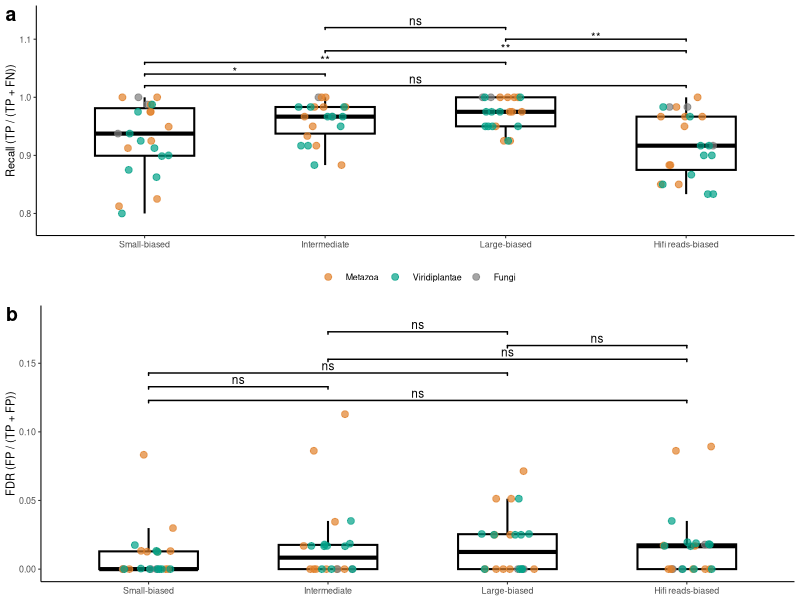
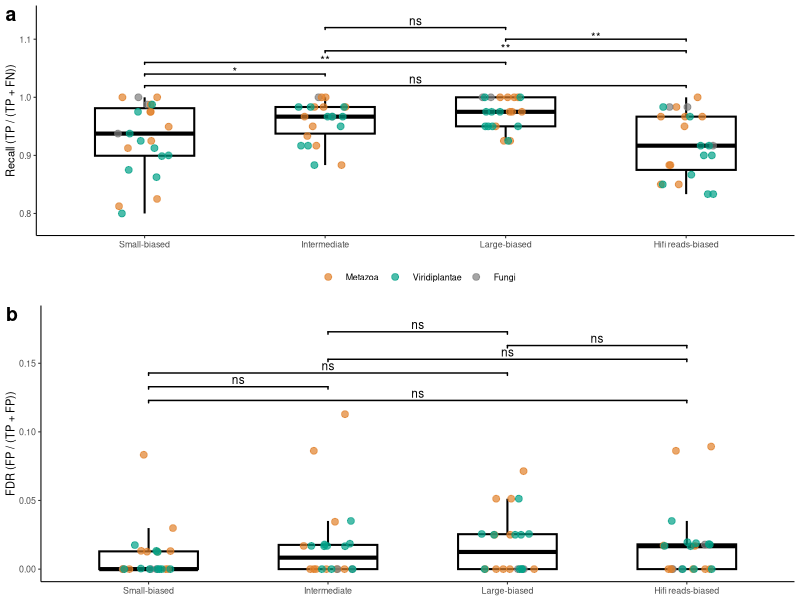

R code for these plots, in order:
library(tidyverse)
library(ggpubr)   # stat_pvalue_manual, ggarrange
library(rstatix)  # add_significance

## -----------------------------
## 1) Read + rename
## -----------------------------
df_raw <- readr::read_csv("summary_stats_all.csv", show_col_types = FALSE) %>%
  dplyr::rename(
    strategy   = Strategy,
    sample     = Sample,
    kingdom    = Kingdom,
    simulated  = Simulated_INV_count,
    called_inv = Called_INV_count,
    tp         = TP,
    fp         = FP,
    fn         = FN,
    precision  = Precision,
    recall     = Recall,
    fdr        = FDR
  ) %>%
  mutate(
    kingdom = factor(kingdom, levels = c("Metazoa", "Viridiplantae", "Fungi"))
  )

## ---- strategy order (add HiFi reads-biased) ----

strategy_levels <- c("Small-biased", "Intermediate", "Large-biased", "Hifi reads-biased")


df <- df_raw %>%
  mutate(strategy = factor(strategy, levels = strategy_levels))

## -----------------------------
## 2) Collapse to one point per sample × strategy (match paired tests)
## -----------------------------
df1 <- df %>%
  group_by(sample, strategy) %>%
  summarise(
    kingdom = dplyr::first(kingdom),
    recall  = mean(recall, na.rm = TRUE),
    fdr     = mean(fdr, na.rm = TRUE),
    .groups = "drop"
  ) %>%
  drop_na(strategy)

## -----------------------------
## 3) Paired Wilcoxon helper
## -----------------------------
pairs <- tibble(
  group1 = c("Small-biased", "Small-biased", "Small-biased",
             "Hifi reads-biased", "Hifi reads-biased",
             "Intermediate"),
  group2 = c("Hifi reads-biased", "Intermediate", "Large-biased",
             "Intermediate", "Large-biased",
             "Large-biased")
)

paired_wilcox_table <- function(dat, value_col, pairs_tbl, p_adjust = "BH") {
  res <- map2_dfr(pairs_tbl$group1, pairs_tbl$group2, function(g1, g2) {
    
    wide <- dat %>%
      filter(strategy %in% c(g1, g2)) %>%
      select(sample, strategy, {{ value_col }}) %>%
      tidyr::pivot_wider(names_from = strategy, values_from = {{ value_col }}) %>%
      tidyr::drop_na(all_of(c(g1, g2)))  # paired: both conditions present
    
    if (nrow(wide) < 2) {
      return(tibble(group1 = g1, group2 = g2, p = NA_real_, n = nrow(wide)))
    }
    
    p <- wilcox.test(wide[[g1]], wide[[g2]], paired = TRUE)$p.value
    tibble(group1 = g1, group2 = g2, p = p, n = nrow(wide))
  })
  
  res %>%
    mutate(p.adj = p.adjust(p, method = p_adjust)) %>%
    rstatix::add_significance("p.adj") %>%
    select(group1, group2, n, p, p.adj, p.adj.signif)
}

stat_recall <- paired_wilcox_table(df1, recall, pairs, p_adjust = "BH")
stat_fdr    <- paired_wilcox_table(df1, fdr,    pairs, p_adjust = "BH")

## -----------------------------
## 4) y.position for brackets (auto)
## -----------------------------
ymax_recall <- max(df1$recall, na.rm = TRUE)
ymax_fdr    <- max(df1$fdr,    na.rm = TRUE)

## 6 comparisons -> 6 y positions
stat_recall <- stat_recall %>%
  mutate(y.position = ymax_recall + seq(0.02, 0.02 * n(), by = 0.02))

stat_fdr <- stat_fdr %>%
  mutate(y.position = ymax_fdr + seq(0.01, 0.01 * n(), by = 0.01))

## -----------------------------
## 5) Colors + theme
## -----------------------------
kingdom_cols <- c(
  "Metazoa"       = "#E1812C",
  "Viridiplantae" = "#00A087",
  "Fungi"         = "grey50"
)

theme_nature_supp <- theme_classic(base_size = 8) +
  theme(
    legend.title     = element_blank(),
    legend.position  = "bottom",
    legend.direction = "horizontal",
    axis.title.x     = element_blank(),
    axis.text.x      = element_text(angle = 0, hjust = 0.5),
    plot.title       = element_text(face = "bold", size = 8)
  )

## -----------------------------
## Panel a: Recall (use df1!)
## -----------------------------
pA <- ggplot(df1, aes(x = strategy, y = recall)) +
  geom_boxplot(width = 0.55, outlier.shape = NA, linewidth = 0.7,
               color = "black", fill = "white") +
  geom_jitter(aes(color = kingdom), width = 0.15, height = 0,
              size = 2.0, alpha = 0.7) +
  scale_color_manual(values = kingdom_cols) +
  coord_cartesian(ylim = c(min(df1$recall, na.rm = TRUE) - 0.02, ymax_recall + 0.02 * (nrow(pairs) + 1))) +
  ggpubr::stat_pvalue_manual(
    stat_recall,
    label = "p.adj.signif",   # 或改 "p.adj" 输出数值
    tip.length = 0.01,
    bracket.size = 0.5,
    size = 3
  ) +
  labs(y = "Recall (TP / (TP + FN))") +
  theme_nature_supp

## -----------------------------
## Panel b: FDR (use df1!)
## -----------------------------
pB <- ggplot(df1, aes(x = strategy, y = fdr)) +
  geom_boxplot(width = 0.55, outlier.shape = NA, linewidth = 0.7,
               color = "black", fill = "white") +
  geom_jitter(aes(color = kingdom), width = 0.15, height = 0,
              size = 2.0, alpha = 0.7) +
  scale_color_manual(values = kingdom_cols) +
  coord_cartesian(ylim = c(0, ymax_fdr + 0.01 * (nrow(pairs) + 1))) +
  ggpubr::stat_pvalue_manual(
    stat_fdr,
    label = "p.adj.signif",
    tip.length = 0.01,
    bracket.size = 0.5,
    size = 3
  ) +
  labs(y = "FDR (FP / (TP + FP))") +
  theme_nature_supp +
  theme(legend.position = "none")  

## -----------------------------
## 6) Combine into Fig. S1 (2 panels)
## -----------------------------
figS1 <- ggpubr::ggarrange(
  pA, pB,
  ncol = 1, nrow = 2,
  labels = c("a", "b"),
  heights = c(1, 1)
)

ggsave("figS1_SyRI_simulation_strategy_focus.pdf", figS1, width = 80, height =120, units = "mm")
ggsave("figS1_SyRI_simulation_strategy_focus.png", figS1, width = 80, height =120, units = "mm", dpi = 300)

## Optional: write stats tables (handy for supplement)
write_csv(stat_recall, "figS1_stat_recall_paired_wilcox_BH.csv")
write_csv(stat_fdr,    "figS1_stat_fdr_paired_wilcox_BH.csv")
